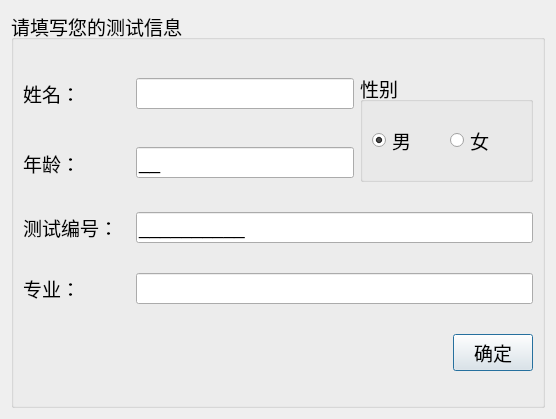
<?xml version="1.0" encoding="UTF-8"?>
<ui version="4.0">
 <class>InfoDialog</class>
 <widget class="QDialog" name="InfoDialog">
  <property name="geometry">
   <rect>
    <x>0</x>
    <y>0</y>
    <width>556</width>
    <height>419</height>
   </rect>
  </property>
  <property name="windowTitle">
   <string>Dialog</string>
  </property>
  <layout class="QGridLayout" name="gridLayout_2">
   <item row="0" column="0">
    <widget class="QGroupBox" name="groupBox_participant_info">
     <property name="font">
      <font>
       <pointsize>14</pointsize>
      </font>
     </property>
     <property name="title">
      <string>请填写您的测试信息</string>
     </property>
     <layout class="QGridLayout" name="gridLayout" rowstretch="1,1,1,1,1" columnstretch="1,1,5,1,1,1">
      <item row="0" column="3" rowspan="2" colspan="3">
       <widget class="QGroupBox" name="groupBox_2">
        <property name="sizePolicy">
         <sizepolicy hsizetype="Preferred" vsizetype="Preferred">
          <horstretch>3</horstretch>
          <verstretch>0</verstretch>
         </sizepolicy>
        </property>
        <property name="font">
         <font>
          <pointsize>14</pointsize>
         </font>
        </property>
        <property name="title">
         <string>性别</string>
        </property>
        <layout class="QHBoxLayout" name="horizontalLayout">
         <item>
          <widget class="QRadioButton" name="btn_man">
           <property name="sizePolicy">
            <sizepolicy hsizetype="Minimum" vsizetype="Fixed">
             <horstretch>1</horstretch>
             <verstretch>0</verstretch>
            </sizepolicy>
           </property>
           <property name="text">
            <string>男</string>
           </property>
           <property name="checked">
            <bool>true</bool>
           </property>
          </widget>
         </item>
         <item>
          <widget class="QRadioButton" name="btn_woman">
           <property name="sizePolicy">
            <sizepolicy hsizetype="Minimum" vsizetype="Fixed">
             <horstretch>1</horstretch>
             <verstretch>0</verstretch>
            </sizepolicy>
           </property>
           <property name="text">
            <string>女</string>
           </property>
          </widget>
         </item>
        </layout>
       </widget>
      </item>
      <item row="0" column="0">
       <widget class="QLabel" name="label_name">
        <property name="sizePolicy">
         <sizepolicy hsizetype="Preferred" vsizetype="Preferred">
          <horstretch>1</horstretch>
          <verstretch>0</verstretch>
         </sizepolicy>
        </property>
        <property name="font">
         <font>
          <pointsize>14</pointsize>
         </font>
        </property>
        <property name="text">
         <string>姓名：</string>
        </property>
       </widget>
      </item>
      <item row="0" column="2">
       <widget class="QLineEdit" name="tEdit_name">
        <property name="sizePolicy">
         <sizepolicy hsizetype="Expanding" vsizetype="Fixed">
          <horstretch>8</horstretch>
          <verstretch>0</verstretch>
         </sizepolicy>
        </property>
        <property name="font">
         <font>
          <pointsize>14</pointsize>
         </font>
        </property>
       </widget>
      </item>
      <item row="3" column="2" colspan="4">
       <widget class="QLineEdit" name="tEdit_major">
        <property name="sizePolicy">
         <sizepolicy hsizetype="Preferred" vsizetype="Fixed">
          <horstretch>9</horstretch>
          <verstretch>0</verstretch>
         </sizepolicy>
        </property>
        <property name="font">
         <font>
          <pointsize>14</pointsize>
         </font>
        </property>
       </widget>
      </item>
      <item row="2" column="2" colspan="4">
       <widget class="QLineEdit" name="tEdit_id">
        <property name="sizePolicy">
         <sizepolicy hsizetype="Expanding" vsizetype="Fixed">
          <horstretch>9</horstretch>
          <verstretch>0</verstretch>
         </sizepolicy>
        </property>
        <property name="font">
         <font>
          <pointsize>14</pointsize>
         </font>
        </property>
        <property name="inputMask">
         <string>9999999999;_</string>
        </property>
        <property name="maxLength">
         <number>10</number>
        </property>
       </widget>
      </item>
      <item row="3" column="0">
       <widget class="QLabel" name="label_major">
        <property name="sizePolicy">
         <sizepolicy hsizetype="Preferred" vsizetype="Preferred">
          <horstretch>1</horstretch>
          <verstretch>0</verstretch>
         </sizepolicy>
        </property>
        <property name="font">
         <font>
          <pointsize>14</pointsize>
         </font>
        </property>
        <property name="text">
         <string>专业：</string>
        </property>
       </widget>
      </item>
      <item row="2" column="0" colspan="2">
       <widget class="QLabel" name="label_id">
        <property name="sizePolicy">
         <sizepolicy hsizetype="Preferred" vsizetype="Preferred">
          <horstretch>1</horstretch>
          <verstretch>0</verstretch>
         </sizepolicy>
        </property>
        <property name="font">
         <font>
          <pointsize>14</pointsize>
         </font>
        </property>
        <property name="text">
         <string>测试编号：</string>
        </property>
       </widget>
      </item>
      <item row="4" column="0" colspan="5">
       <spacer name="horizontalSpacer">
        <property name="orientation">
         <enum>Qt::Horizontal</enum>
        </property>
        <property name="sizeType">
         <enum>QSizePolicy::Preferred</enum>
        </property>
        <property name="sizeHint" stdset="0">
         <size>
          <width>425</width>
          <height>24</height>
         </size>
        </property>
       </spacer>
      </item>
      <item row="1" column="0">
       <widget class="QLabel" name="label_age">
        <property name="sizePolicy">
         <sizepolicy hsizetype="Preferred" vsizetype="Preferred">
          <horstretch>1</horstretch>
          <verstretch>0</verstretch>
         </sizepolicy>
        </property>
        <property name="font">
         <font>
          <pointsize>14</pointsize>
         </font>
        </property>
        <property name="text">
         <string>年龄：</string>
        </property>
       </widget>
      </item>
      <item row="4" column="5">
       <widget class="QPushButton" name="btn_submit">
        <property name="sizePolicy">
         <sizepolicy hsizetype="Minimum" vsizetype="Fixed">
          <horstretch>1</horstretch>
          <verstretch>0</verstretch>
         </sizepolicy>
        </property>
        <property name="font">
         <font>
          <pointsize>14</pointsize>
         </font>
        </property>
        <property name="text">
         <string>确定</string>
        </property>
       </widget>
      </item>
      <item row="1" column="2">
       <widget class="QLineEdit" name="tEdit_age">
        <property name="sizePolicy">
         <sizepolicy hsizetype="Expanding" vsizetype="Fixed">
          <horstretch>8</horstretch>
          <verstretch>0</verstretch>
         </sizepolicy>
        </property>
        <property name="font">
         <font>
          <pointsize>14</pointsize>
         </font>
        </property>
        <property name="inputMask">
         <string>99;_</string>
        </property>
        <property name="maxLength">
         <number>2</number>
        </property>
       </widget>
      </item>
     </layout>
    </widget>
   </item>
  </layout>
 </widget>
 <tabstops>
  <tabstop>tEdit_name</tabstop>
  <tabstop>tEdit_age</tabstop>
  <tabstop>btn_man</tabstop>
  <tabstop>btn_woman</tabstop>
  <tabstop>tEdit_id</tabstop>
  <tabstop>tEdit_major</tabstop>
  <tabstop>btn_submit</tabstop>
 </tabstops>
 <resources/>
 <connections/>
</ui>
